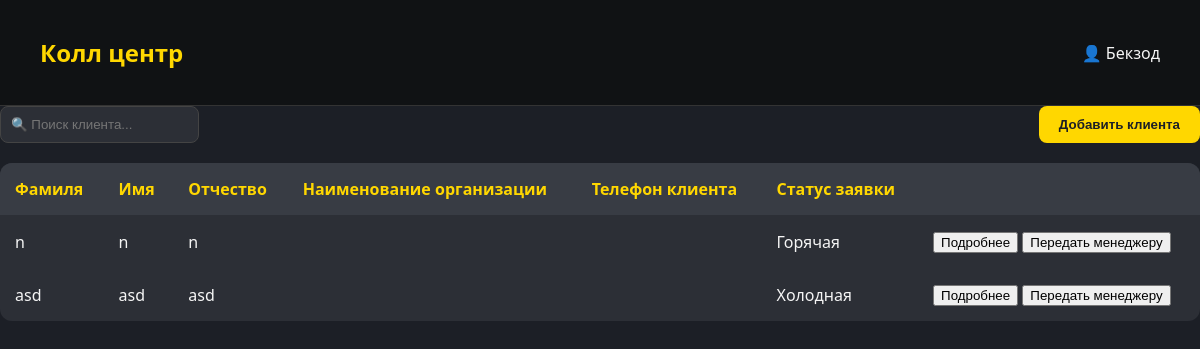
Screenshot of /call_center/ (signed in) with the database file from the repository.
### backend/models.py (models this page shows)
class Profile(models.Model):
    POSITION_CHOICES = [
        ("manager", "Менеджер"),
        ("admin", "Администратор"),
        ("accountant", "Бухгалтер"),
        ("supplier", "Снабженец"),
        ("chief", "Главный ЦЕХа"),
        ("chief_staff", "Сотрудник ЦЕХа"),
        ("delivery_cheif", "Главный доставщик"),
        ("delivery", "Доставщик"),
        ("installer_cheif", "Главный установщик"),
        ("installer", "Установщик"),
        ("technologist_cheif", "Главный Технолог"),
        ("technologist", "Технолог"),
        ("designer_cheif", "Главный дизайнер"),
        ("designer", "Дизайнер"),
        ("qa_cheif", "Главный сотрудник контроля качества"),
        ("qa_staff", "Сотрудник контроля качества"),
        ("sales_marketing", "Соц. маркетолог"),
        ("sales_call", "Сотрудник колл-центра"),
    ]
    username = models.OneToOneField(User, on_delete=models.CASCADE, related_name='profile')
    name = models.CharField(max_length=200, null=True, blank=True, default=None)
    lastname = models.CharField(max_length=200, null=True, blank=True, default=None)
    middle_name = models.CharField(max_length=200, null=True, blank=True, default=None)
    date_birth = models.DateField(null=True, blank=True, default=None)
    phone = PhoneNumberField(blank=True)
    adress = models.CharField(max_length=200,blank=True)
    last_job=models.CharField(max_length=200,blank=True)
    work_exp=models.CharField(max_length=200,blank=True)
    position = models.CharField(max_length=20, choices=POSITION_CHOICES)
    hobby=models.CharField(max_length=60,blank=True)
    photo = models.ImageField(blank=True, upload_to='pictures/',null=True)
    approve=models.BooleanField(default=False)
    archive=models.BooleanField(default=True)
    balance = models.DecimalField(max_digits=10, decimal_places=2,default=0)
    salary_pure=models.DecimalField(max_digits=10, decimal_places=2,default=0)
    salary_black=models.DecimalField(max_digits=10, decimal_places=2,default=0)
    approve_accounting=models.BooleanField(default=False)

class Orders(models.Model):
    Stage_CHOICES = [
        ("marketing", "Соц. маркетинг"),
        ("call_center", "Колл-центр"),
        ("manager", "Менеджер"),
        ("design", "Проектирование"),
        ("technologist", "Технолог"),
        ("manager_2", "Менеджер_2"),
        ("accounting", "Бухгалтерия"),
        ("warehouse", "Склад"),
        ("manufacturing", "Производство"),
        ("accounting_2", "Бухгалтерия_2"),
        ("delivery", "Доставка"),
        ("installation", "Установка"),
        ("quality_control", "Контроль качества"),
        ("finished", "Завершён"),
        ("archive", "Архив"),
        ("failed", "fail")
    ]
    Stage_pod_CHOICES = [
        ("rezka", "Резка"),
        ("svarka", "Сварка"),
        ("fill", "Покраска"),
        ("print", "Печать"),
        ('sborka',"Сборка"),
        ('ready','Готово')
    ]
    vstrecha_choice = [
        ("viezd", "Выезд"),
        ("priezd", "Приезд"),
    ]
    zayavki_choice = [
        ("hot", "Горячая"),
        ("cool", "Холодная"),
    ]
    client=models.ForeignKey(Clients, on_delete=models.CASCADE, related_name='clients_order',null=True)
    call_center = models.ForeignKey(
        'Profile', on_delete=models.CASCADE, related_name='call_center_profile', verbose_name="Профиль",blank=True,null=True
    )
    order_name=models.CharField(max_length=100,null=True)
    vstrecha=models.CharField(max_length=20, choices=vstrecha_choice,null=True)
    zayavki = models.CharField(max_length=20, choices=zayavki_choice, null=True)
    order_sum=models.DecimalField(max_digits=10, decimal_places=2,default=0)
    order_predoplata=models.DecimalField(max_digits=10, decimal_places=2,default=0)
    description=models.TextField()
    description_design = models.TextField()
    check_design=models.BooleanField(default=False)
    catigories = models.CharField(max_length=50)
    razmer=models.CharField(max_length=50)
    latitude = models.FloatField(blank=True, null=True, default=0)
    longitude = models.FloatField(blank=True, null=True, default=0)
    tz=models.FileField(blank=True, upload_to='pictures/')
    design=models.FileField(blank=True, upload_to='pictures/')
    stage = models.CharField(max_length=20, choices=Stage_CHOICES,default='manager')
    add_order=models.DateField(null=True)
    complete_order=models.DateField(null=True)
    rezka=models.BooleanField(default=False)
    svarka=models.BooleanField(default=False)
    fill=models.BooleanField(default=False)
    print=models.BooleanField(default=False)
    sborka = models.BooleanField(default=False)
    stage_pod=models.CharField(max_length=20, choices=Stage_pod_CHOICES,default="rezka")
    payment_data=models.DateField(null=True)
    complete_date=models.DateField(null=True)
    fail_date = models.DateField(null=True)
    by_who_fail=models.CharField(max_length=50,null=True,blank=True)
    fail=models.CharField(max_length=255,null=True)
    full_pay=models.BooleanField(default=False)

class Clients(models.Model):
    Social_CHOICES = [
        ("social", "Социальные сети"),
        ("cold_calls", "Холодные звонки"),
        ("word_of_mouth", "Сарафанное радио"),
    ]
    CLIENT_TYPE_CHOICES = [
        ('INDIVIDUAL', 'Физическое лицо'),
        ('LEGAL_ENTITY', 'Юридическое лицо'),
    ]
    social = models.CharField(max_length=20, choices=Social_CHOICES)
    client_type = models.CharField(
        max_length=20,
        choices=CLIENT_TYPE_CHOICES,
    )
    phone = PhoneNumberField()
    created_at = models.DateField(auto_now_add=True,null=True)
    name = models.CharField(max_length=200, null=True, blank=True, default=None)
    lastname = models.CharField(max_length=200, null=True, blank=True, default=None)
    middle_name = models.CharField(max_length=200, null=True, blank=True, default=None)
    adress = models.CharField(max_length=200, null=True, blank=True, default=None)
    company_name=models.CharField(max_length=200, null=True, blank=True, default=None)
    inn = models.CharField(max_length=12,null=True, blank=True, default=None)
    account=models.IntegerField(blank=True,null=True,default=None)
    mfo = models.IntegerField(blank=True, null=True, default=None)
    active=models.BooleanField(default=False)

### backend/views.py (the view, shortened to what this page needs)
# urls.py: path('call_center/',views.Call_center.as_view(),name='call_center'),
class Call_center(LoginRequiredMixin,TemplateView):
   template_name = 'call_center.html'
   login_url = reverse_lazy('login')
   def get_context_data(self, *, object_list=None, **kwargs):
      context = super().get_context_data(**kwargs)
      context['order']=Orders.objects.filter(stage='call_center').order_by('-id')
      return context

### backend/templates/call_center.html (shortened to what this page needs)
{% if request.user.profile.approve %}
<!DOCTYPE html>
<html lang="ru">
<head>
</head>
<body>
  <header>
    <h1 onclick="window.location.href='{% url 'dashboard' %}'" style="cursor: pointer;">Колл центр</h1>
    <div>👤 {{request.user.profile.name}}</div>
  </header>
    <div class="top-bar">
     <form action="" method="GET">
      <input type="text" name="search"  id="clientSearchInput" placeholder="🔍 Поиск клиента...">
       </form>
        <button onclick="window.location.href='{% url 'call_center_add' %}'">Добавить клиента</button>
    </div>
     <div id="individual-fields">
    <table id="clientTable">
      <thead>
        <tr>
          <th>Фамиля</th>
          <th>Имя</th>
          <th>Отчество</th>
          <th>Наименование организации</th>
          <th>Телефон клиента</th>
          <th>Статус заявки</th>
          <th></th>
        </tr>
      </thead>
      {% for item in order %}
      <tbody>
        <tr>
          <td>{{item.client.lastname|default:""}}</td>
          {% if item.client.name %}
          <td>{{item.client.name|default:""}}</td>
          {% else %}
          <td>{{item.marketing.client_name|default:""}}</td>
          {% endif %}
           <td>{{item.client.middle_name|default:""}}</td>
           <td>{{item.client.company_name|default:""}}</td>
           <td>
           </td>
           <td>{{item.get_zayavki_display|default:""}}</td>
            <td><div>
                <button onclick="window.location.href='{% url 'call_cente_detail' item.pk %}'">Подробнее</button>
              {% if item.stage == 'call_center'%}
                <button onclick="openPopup({{item.pk}})">Передать менеджеру</button>
              {% endif %}
            </div></td>
        </tr>
      </tbody>
      {% endfor %}
       </table>
      </div>
</body>
</html>
{% else %}
{% include 'waiting.html' %}
{% endif %}

### backend/templates/call_center.html (style rules this page uses)
body { margin: 0; font-family: 'Segoe UI', Tahoma, Geneva, Verdana, sans-serif; background-color: #1c1f26; color: #f5f5f5; }
header { background: #101214; padding: 20px 40px; display: flex; justify-content: space-between; align-items: center; border-bottom: 1px solid #333; }
header h1 { color: #ffd700; font-weight: 600; font-size: 24px; }
.top-bar { display: flex; justify-content: space-between; margin-bottom: 20px; }
.top-bar input[type="text"] { flex: 1; padding: 10px; border-radius: 8px; border: 1px solid #444; background-color: #2c2f36; color: #f5f5f5; margin-right: 10px; }
.top-bar button { background-color: #ffd700; border: none; padding: 10px 20px; border-radius: 8px; color: #1c1f26; cursor: pointer; font-weight: 600; }
table { width: 100%; border-collapse: collapse; background-color: #2c2f36; border-radius: 12px; overflow: hidden; }
th, td { padding: 15px; text-align: left; }
th { background-color: #383c44; color: #ffd700; }

### rows the page displays
Orders: client.lastname "n", client.name "n", client.middle_name "n", zayavki "Горячая"
Orders: client.lastname "asd", client.name "asd", client.middle_name "asd", zayavki "Холодная"

### other values shown
{{ request.user.profile.name }} "Бекзод"
